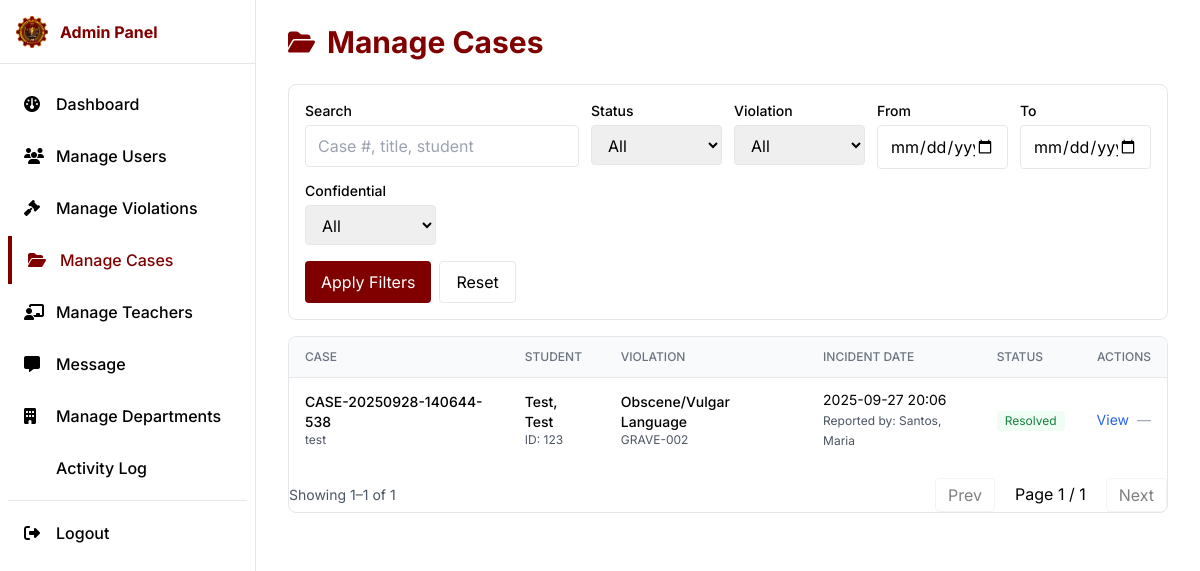
The page /pages/Admin/manage-cases.php on the database as committed earlier.
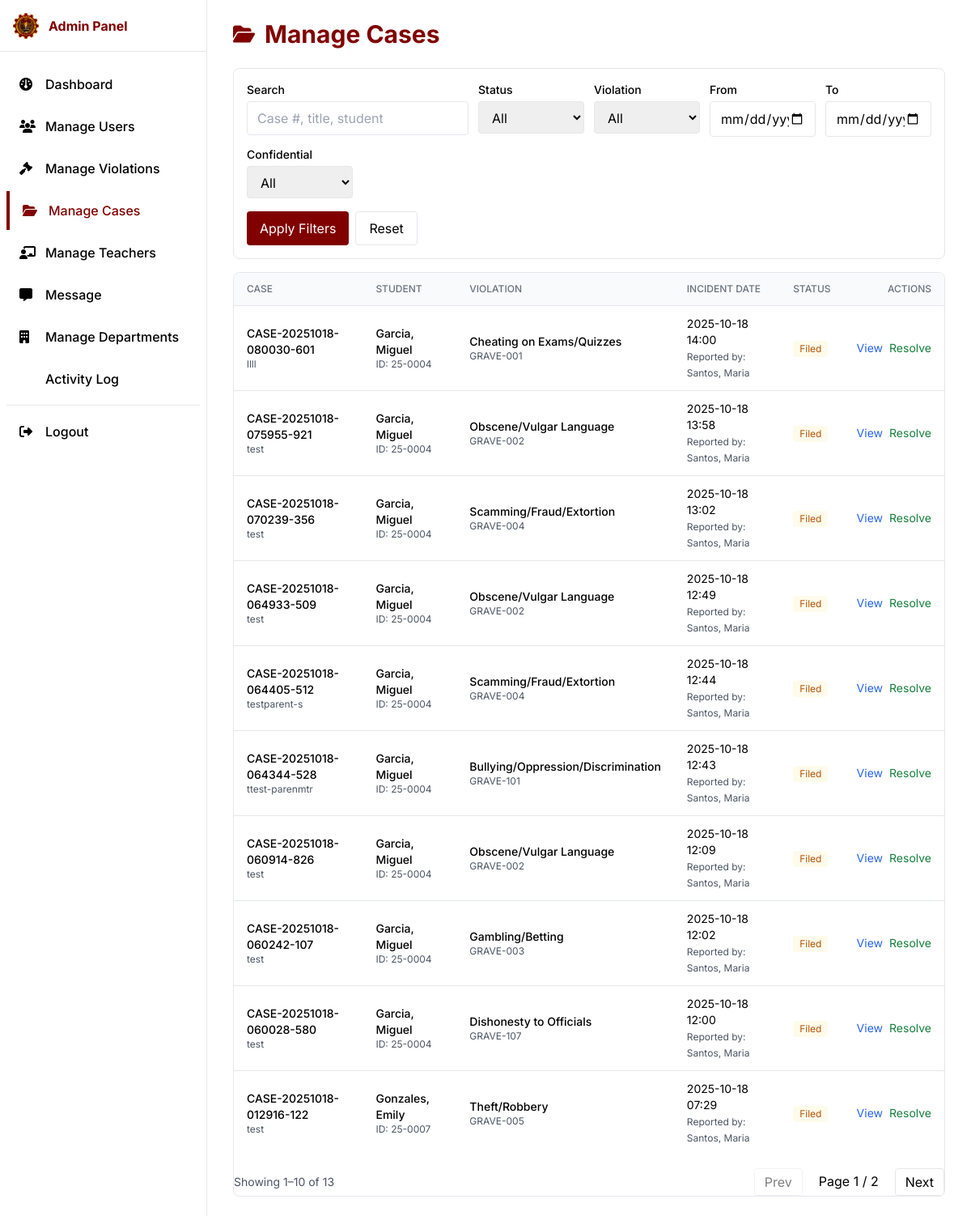
The same page on the database as committed later.
### tables this page shows
CREATE TABLE `cases` (
  `id` bigint(20) UNSIGNED NOT NULL,
  `case_number` varchar(50) NOT NULL,
  `student_id` bigint(20) UNSIGNED NOT NULL,
  `reported_by_staff_id` bigint(20) UNSIGNED NOT NULL,
  `violation_type_id` int(10) UNSIGNED NOT NULL,
  `title` varchar(255) NOT NULL,
  `description` text DEFAULT NULL,
  `location` varchar(255) DEFAULT NULL,
  `incident_date` datetime NOT NULL,
  `status_id` tinyint(3) UNSIGNED NOT NULL DEFAULT 1,
  `resolution` text DEFAULT NULL,
  `resolution_date` datetime DEFAULT NULL,
  `is_confidential` tinyint(1) DEFAULT 0,
  `created_at` timestamp NOT NULL DEFAULT current_timestamp(),
  `updated_at` timestamp NULL DEFAULT NULL ON UPDATE current_timestamp()
);

CREATE TABLE `students` (
  `id` bigint(20) UNSIGNED NOT NULL,
  `student_number` varchar(20) NOT NULL,
  `user_id` bigint(20) UNSIGNED DEFAULT NULL,
  `first_name` varchar(100) NOT NULL,
  `middle_name` varchar(100) DEFAULT NULL,
  `last_name` varchar(100) NOT NULL,
  `suffix` varchar(20) DEFAULT NULL,
  `birthdate` date DEFAULT NULL,
  `address` text DEFAULT NULL,
  `class_id` bigint(20) UNSIGNED DEFAULT NULL,
  `course_id` bigint(20) UNSIGNED DEFAULT NULL,
  `created_at` timestamp NOT NULL DEFAULT current_timestamp(),
  `updated_at` timestamp NULL DEFAULT NULL ON UPDATE current_timestamp()
);

CREATE TABLE `violation_types` (
  `id` int(10) UNSIGNED NOT NULL,
  `category_id` tinyint(3) UNSIGNED NOT NULL,
  `code` varchar(30) NOT NULL,
  `name` varchar(150) NOT NULL,
  `description` text DEFAULT NULL,
  `points` int(11) DEFAULT 0,
  `created_at` timestamp NOT NULL DEFAULT current_timestamp()
);

CREATE TABLE `staff` (
  `id` bigint(20) UNSIGNED NOT NULL,
  `staff_number` varchar(30) DEFAULT NULL,
  `user_id` bigint(20) UNSIGNED DEFAULT NULL,
  `first_name` varchar(100) NOT NULL,
  `middle_name` varchar(100) DEFAULT NULL,
  `last_name` varchar(100) NOT NULL,
  `suffix` varchar(20) DEFAULT NULL,
  `department` varchar(100) DEFAULT NULL,
  `position` varchar(100) DEFAULT NULL,
  `created_at` timestamp NOT NULL DEFAULT current_timestamp(),
  `updated_at` timestamp NULL DEFAULT NULL ON UPDATE current_timestamp()
);

CREATE TABLE `case_status` (
  `id` tinyint(3) UNSIGNED NOT NULL,
  `name` varchar(50) NOT NULL,
  `description` varchar(255) DEFAULT NULL,
  `created_at` timestamp NOT NULL DEFAULT current_timestamp()
);

### pages/Admin/manage-cases.php (the view, shortened to what the rows shown need)
<?php
  require_once __DIR__ . '/../../database/database.php';
  $page = max(1, (int)($_GET['page'] ?? 1));
  $pageSize = 10;
  $offset = ($page - 1) * $pageSize;
  $where = [];
  $params = [];
  $whereSql = $where ? ('WHERE ' . implode(' AND ', $where)) : '';
  $sql = "SELECT
            c.id, c.case_number, c.title, c.description, c.location, c.incident_date,
            c.status_id, c.resolution, c.resolution_date, c.is_confidential,
            s.first_name AS s_fn, s.last_name AS s_ln, s.student_number,
            vt.code AS v_code, vt.name AS v_name,
            st.name AS status_name,
            rf.first_name AS r_fn, rf.last_name AS r_ln
          FROM cases c
          JOIN students s ON s.id = c.student_id
          JOIN violation_types vt ON vt.id = c.violation_type_id
          JOIN case_status st ON st.id = c.status_id
          LEFT JOIN staff rf ON rf.id = c.reported_by_staff_id
          $whereSql
          ORDER BY c.created_at DESC
          LIMIT $pageSize OFFSET $offset";
  $stmt = $pdo->prepare($sql);
  $stmt->execute($params);
  $cases = $stmt->fetchAll(PDO::FETCH_ASSOC);
?>
<?php $pageTitle = 'Manage Cases - SDMS'; include_once __DIR__ . '/../../components/admin-head.php'; ?>
<div class="min-h-screen md:pl-64">
  <main class="px-4 md:px-8 py-6">
    <div class="max-w-7xl mx-auto">
      <div class="flex items-center gap-3 mb-6">
        <h1 class="text-2xl md:text-3xl font-bold text-primary">Manage Cases</h1>
      </div>
      <div class="bg-white border border-gray-200 rounded-lg overflow-hidden">
        <div class="overflow-x-auto">
        <table class="min-w-full divide-y divide-gray-200">
          <thead class="bg-gray-50">
            <tr>
              <th class="px-4 py-3 text-left text-xs font-medium text-gray-500 uppercase">Case</th>
              <th class="px-4 py-3 text-left text-xs font-medium text-gray-500 uppercase">Student</th>
              <th class="px-4 py-3 text-left text-xs font-medium text-gray-500 uppercase">Violation</th>
              <th class="px-4 py-3 text-left text-xs font-medium text-gray-500 uppercase">Incident Date</th>
              <th class="px-4 py-3 text-left text-xs font-medium text-gray-500 uppercase">Status</th>
              <th class="px-4 py-3 text-right text-xs font-medium text-gray-500 uppercase">Actions</th>
            </tr>
          </thead>
          <tbody class="divide-y divide-gray-200">
            <?php if (!$cases): ?>
              <tr><td colspan="6" class="px-4 py-6 text-center text-gray-500">No cases found.</td></tr>
            <?php else: ?>
              <?php foreach ($cases as $c): $isResolved = ((int)$c['status_id'] === 4); ?>
              <tr class="hover:bg-gray-50">
                <td class="px-4 py-3 text-sm">
                  <div class="font-medium text-dark flex items-center gap-2">
                    <span><?php echo htmlspecialchars($c['case_number']); ?></span>
                  </div>
                  <div class="text-xs text-gray-600"><?php echo htmlspecialchars($c['title']); ?></div>
                </td>
                <td class="px-4 py-3 text-sm">
                  <div class="text-dark font-medium"><?php echo htmlspecialchars($c['s_ln'] . ', ' . $c['s_fn']); ?></div>
                  <div class="text-xs text-gray-600">ID: <?php echo htmlspecialchars($c['student_number']); ?></div>
                </td>
                <td class="px-4 py-3 text-sm">
                  <div class="text-dark font-medium"><?php echo htmlspecialchars($c['v_name']); ?></div>
                  <div class="text-xs text-gray-600"><?php echo htmlspecialchars($c['v_code']); ?></div>
                </td>
                <td class="px-4 py-3 text-sm">
                  <?php echo htmlspecialchars(date('Y-m-d H:i', strtotime($c['incident_date']))); ?><br>
                  <span class="text-xs text-gray-600">Reported by: <?php echo htmlspecialchars(trim(($c['r_ln'] ?? '') . ', ' . ($c['r_fn'] ?? '')) ?: '—'); ?></span>
                </td>
                <td class="px-4 py-3 text-sm">
                  <span class="inline-flex items-center px-2 py-0.5 rounded text-xs <?php echo $isResolved ? 'bg-green-50 text-green-700' : 'bg-amber-50 text-amber-700'; ?>">
                    <?php echo htmlspecialchars($c['status_name']); ?>
                  </span>
                </td>
                <td class="px-4 py-3 text-sm text-right">
                  <div class="inline-flex gap-2">
                    <button class="text-blue-600 hover:underline" onclick='openCaseDetails(<?php echo json_encode([
                      'id' => (int)$c['id'],
                      'case_number' => $c['case_number'],
                      'title' => $c['title'],
                      'student' => $c['s_ln'] . ', ' . $c['s_fn'],
                      'student_number' => $c['student_number'],
                      'violation' => $c['v_name'] . ' (' . $c['v_code'] . ')',
                      'incident_date' => date('Y-m-d H:i', strtotime($c['incident_date'])),
                      'location' => $c['location'],
                      'description' => $c['description'],
                      'status' => $c['status_name'],
                      'is_confidential' => (bool)$c['is_confidential'],
                      'reported_by' => trim(($c['r_ln'] ?? '') . ', ' . ($c['r_fn'] ?? '')) ?: '—',
                      'resolution' => $c['resolution'],
                      'resolution_date' => $c['resolution_date'] ? date('Y-m-d H:i', strtotime($c['resolution_date'])) : null
                    ], JSON_HEX_TAG|JSON_HEX_APOS|JSON_HEX_AMP|JSON_HEX_QUOT); ?>)'>View</button>
                    <?php if (!$isResolved): ?>
                      <button class="text-green-700 hover:underline" onclick='openResolveModal(<?php echo json_encode([
                        'id' => (int)$c['id'],
                        'case_number' => $c['case_number'],
                        'title' => $c['title']
                      ], JSON_HEX_TAG|JSON_HEX_APOS|JSON_HEX_AMP|JSON_HEX_QUOT); ?>)'>Resolve</button>
                    <?php else: ?>
                      <span class="text-gray-400">—</span>
                    <?php endif; ?>
                  </div>
                </td>
              </tr>
              <?php endforeach; ?>
            <?php endif; ?>
          </tbody>
        </table>
      </div>
    </div>
  </main>
</div>
<?php include_once __DIR__ . '/../../components/admin-footer.php'; ?>

Rows that differ between the two databases and show on the page:
no longer on this page (row edited): cases: case_number "CASE-20250928-140644-538", title "test", student.first_name "Test, Test", student.student_number "123", violation_type.name "Obscene/Vulgar Language", violation_type.code "GRAVE-002", incident_date "2025-09-27 20:06", reported_by_staff.first_name "Santos, Maria", status.name "Resolved"
added cases: case_number "CASE-20251018-080030-601", title "llll", student.first_name "Garcia, Miguel", student.student_number "25-0004", violation_type.name "Cheating on Exams/Quizzes", violation_type.code "GRAVE-001", incident_date "2025-10-18 14:00", reported_by_staff.first_name "Santos, Maria", status.name "Filed"
added cases: case_number "CASE-20251018-075955-921", title "test", student.first_name "Garcia, Miguel", student.student_number "25-0004", violation_type.name "Obscene/Vulgar Language", violation_type.code "GRAVE-002", incident_date "2025-10-18 13:58", reported_by_staff.first_name "Santos, Maria", status.name "Filed"
added cases: case_number "CASE-20251018-070239-356", title "test", student.first_name "Garcia, Miguel", student.student_number "25-0004", violation_type.name "Scamming/Fraud/Extortion", violation_type.code "GRAVE-004", incident_date "2025-10-18 13:02", reported_by_staff.first_name "Santos, Maria", status.name "Filed"
added cases: case_number "CASE-20251018-064933-509", title "test", student.first_name "Garcia, Miguel", student.student_number "25-0004", violation_type.name "Obscene/Vulgar Language", violation_type.code "GRAVE-002", incident_date "2025-10-18 12:49", reported_by_staff.first_name "Santos, Maria", status.name "Filed"
added cases: case_number "CASE-20251018-064405-512", title "testparent-s", student.first_name "Garcia, Miguel", student.student_number "25-0004", violation_type.name "Scamming/Fraud/Extortion", violation_type.code "GRAVE-004", incident_date "2025-10-18 12:44", reported_by_staff.first_name "Santos, Maria", status.name "Filed"
added cases: case_number "CASE-20251018-064344-528", title "ttest-parenmtr", student.first_name "Garcia, Miguel", student.student_number "25-0004", violation_type.name "Bullying/Oppression/Discrimination", violation_type.code "GRAVE-101", incident_date "2025-10-18 12:43", reported_by_staff.first_name "Santos, Maria", status.name "Filed"
added cases: case_number "CASE-20251018-060914-826", title "test", student.first_name "Garcia, Miguel", student.student_number "25-0004", violation_type.name "Obscene/Vulgar Language", violation_type.code "GRAVE-002", incident_date "2025-10-18 12:09", reported_by_staff.first_name "Santos, Maria", status.name "Filed"
added cases: case_number "CASE-20251018-060242-107", title "test", student.first_name "Garcia, Miguel", student.student_number "25-0004", violation_type.name "Gambling/Betting", violation_type.code "GRAVE-003", incident_date "2025-10-18 12:02", reported_by_staff.first_name "Santos, Maria", status.name "Filed"
added cases: case_number "CASE-20251018-060028-580", title "test", student.first_name "Garcia, Miguel", student.student_number "25-0004", violation_type.name "Dishonesty to Officials", violation_type.code "GRAVE-107", incident_date "2025-10-18 12:00", reported_by_staff.first_name "Santos, Maria", status.name "Filed"
added cases: case_number "CASE-20251018-012916-122", title "test", student.first_name "Gonzales, Emily", student.student_number "25-0007", violation_type.name "Theft/Robbery", violation_type.code "GRAVE-005", incident_date "2025-10-18 07:29", reported_by_staff.first_name "Santos, Maria", status.name "Filed"
Other text that changed with them:
$to: "1" → "10"
$total: "1" → "13"
$totalPages: "1" → "2"
